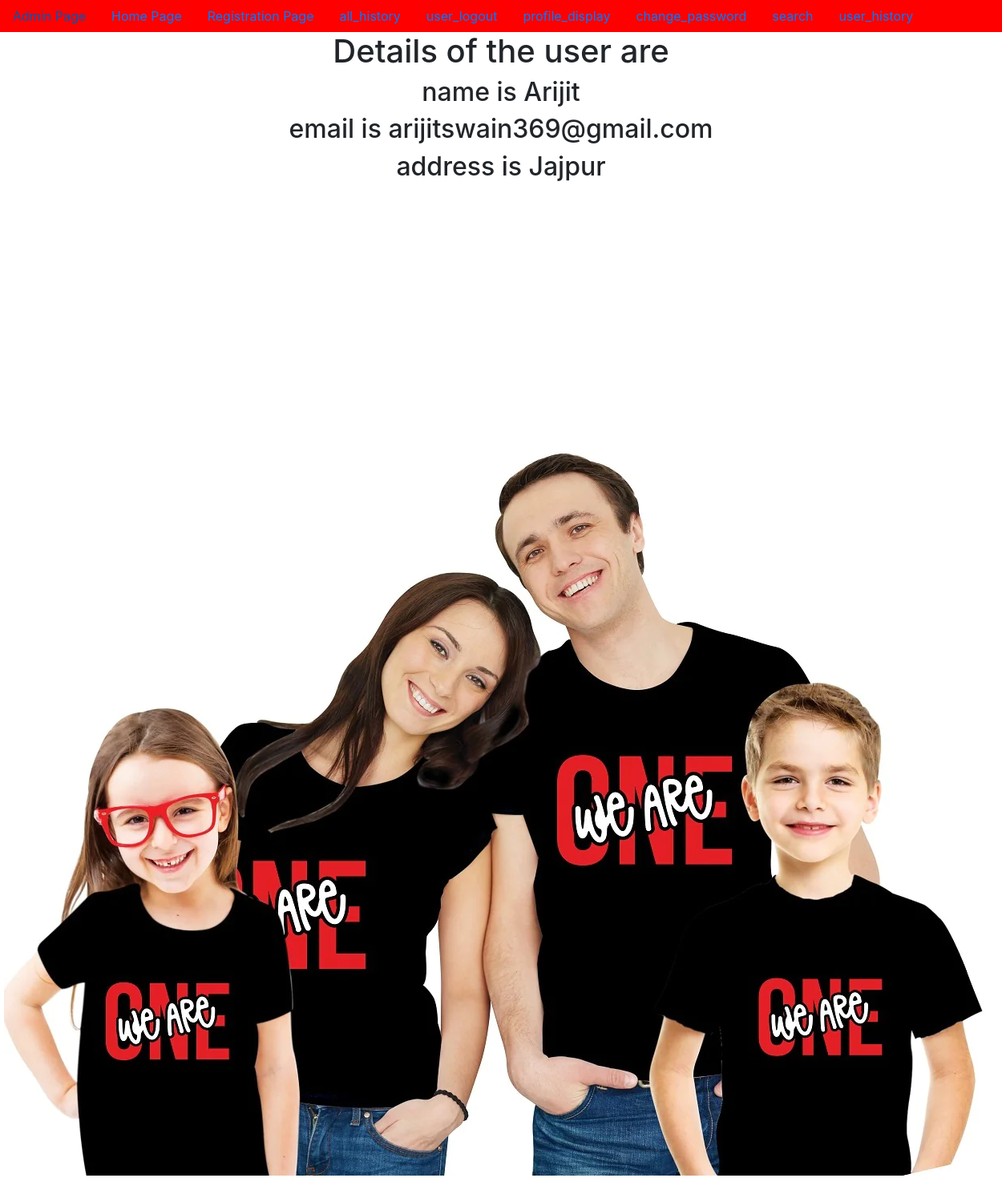
The app's page /profile_display/ (signed in) with its own data.
### app/models.py (models this page shows)
class Profile(models.Model):
    profile_user=models.OneToOneField(User,on_delete=models.CASCADE)
    address=models.TextField()
    profile_pic=models.ImageField(upload_to='abcd')

### app/views.py (the view)
# urls.py: path('profile_display/',profile_display,name='profile_display'),
@login_required
def profile_display(request):
    un=request.session.get('username')
    UO=User.objects.get(username=un)
    PO=Profile.objects.get(profile_user=UO)
    d={'UO':UO,'PO':PO}
    return render(request,'profile_display.html',d)

### templates/profile_display.html (shortened to what this page needs)
{% extends 'dummy.html' %}
{% block body_block %}
    <h1>Details of the user are</h1>
    <h2>name is {{UO.username}}</h2>
    <h2>email is {{UO.email}}</h2>
    <h2>address is {{PO.address}}</h2>
    <img src="{{PO.profile_pic.url}}" alt="" srcset="">
{% endblock %}

### records on screen
Profile: address "Jajpur", profile_pic (picture)

### other values on screen
{{ UO.username }} "Arijit"
{{ UO.email }} "arijitswain369@gmail.com"
